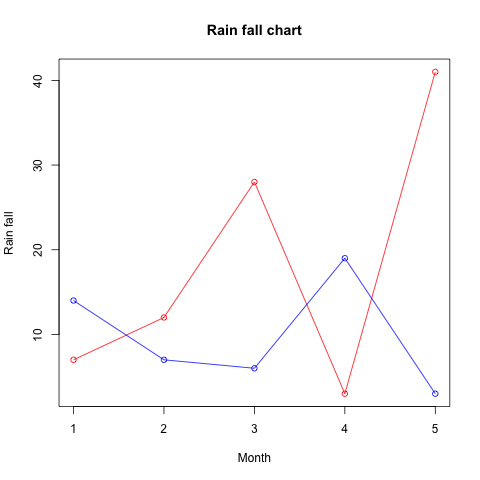

Generate this figure with R:
# Create the data for the chart.
v <- c(7,12,28,3,41)
t <- c(14,7,6,19,3)

# Give the chart file a name.
png(file = "graphic_test.jpg")

# Plot the bar chart.
plot(v,type = "o",col = "red", xlab = "Month", ylab = "Rain fall", 
     main = "Rain fall chart")

lines(t, type = "o", col = "blue")

# Save the file.
dev.off()

##import librairies
library(readr)
library(stringr)



getAnnee <- function(str) {
  res <- str_split(str, ", ")[[1]][[length(str_split(str, ", ")[[1]])]]
  return(res)
}


bitcoin_price <- read_csv("data/all/bitcoin_price.csv")
##bitcoin_price_sorted <- bitcoin_price[sapply(strsplit(bitcoin_price$Date, ","), tail, 1) >= "2015",]
bitcoin_price_sorted <- bitcoin_price[bitcoin_price$Date > "2015",]
getAnnee(bitcoin_price$Date)